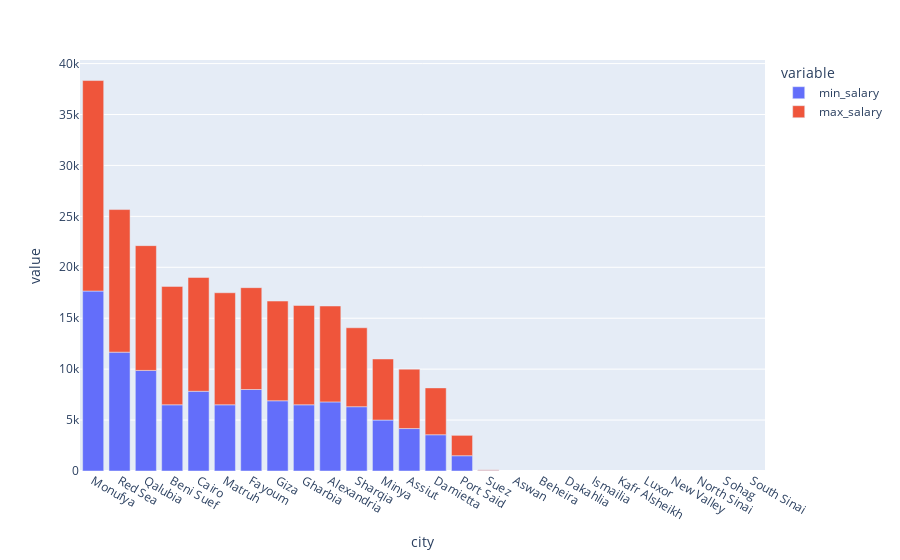

Write notebook code for a chart like this one.
### Code cell
px.bar(data[data['country']=='Egypt'].groupby('city')[['min_salary','max_salary']].mean().sort_values('max_salary',ascending=False),)

### Figure 1 — Plotly figure (JSON) as saved in the notebook; plotly's stock layout.template omitted (floating-point values rounded to 4 significant figures)
{"data": [{"alignmentgroup": "True", "hovertemplate": "variable=min_salary<br>city=%{x}<br>value=%{y}<extra></extra>", "legendgroup": "min_salary", "marker": {"color": "#636efa", "pattern": {"shape": ""}}, "name": "min_salary", "offsetgroup": "min_salary", "orientation": "v", "showlegend": true, "textposition": "auto", "type": "bar", "x": ["Monufya", "Red Sea", "Qalubia", "Beni Suef", "Cairo", "Matruh", "Fayoum", "Giza", "Gharbia", "Alexandria", "Sharqia", "Minya", "Assiut", "Damietta", "Port Said", "Suez", "Aswan", "Beheira", "Dakahlia", "Ismailia", "Kafr Alsheikh", "Luxor", "New Valley", "North Sinai", "Sohag", "South Sinai"], "xaxis": "x", "y": [17670.0, 11670.0, 9875, 6500, 7826.0, 6500, 8000, 6894.0, 6500, 6783.0, 6312.0, 5000, 4167.0, 3560, 1500, 50, null, null, null, null, null, null, null, null, null, null], "yaxis": "y"}, {"alignmentgroup": "True", "hovertemplate": "variable=max_salary<br>city=%{x}<br>value=%{y}<extra></extra>", "legendgroup": "max_salary", "marker": {"color": "#EF553B", "pattern": {"shape": ""}}, "name": "max_salary", "offsetgroup": "max_salary", "orientation": "v", "showlegend": true, "textposition": "auto", "type": "bar", "x": ["Monufya", "Red Sea", "Qalubia", "Beni Suef", "Cairo", "Matruh", "Fayoum", "Giza", "Gharbia", "Alexandria", "Sharqia", "Minya", "Assiut", "Damietta", "Port Said", "Suez", "Aswan", "Beheira", "Dakahlia", "Ismailia", "Kafr Alsheikh", "Luxor", "New Valley", "North Sinai", "Sohag", "South Sinai"], "xaxis": "x", "y": [20670.0, 14000, 12250, 11625, 11170.0, 11000, 10000, 9791.0, 9750, 9417.0, 7750, 6000, 5833.0, 4600, 2000, 60, null, null, null, null, null, null, null, null, null, null], "yaxis": "y"}], "layout": {"barmode": "relative", "legend": {"title": {"text": "variable"}, "tracegroupgap": 0}, "margin": {"t": 60}, "xaxis": {"anchor": "y", "domain": [0, 1], "title": {"text": "city"}}, "yaxis": {"anchor": "x", "domain": [0, 1], "title": {"text": "value"}}}}
